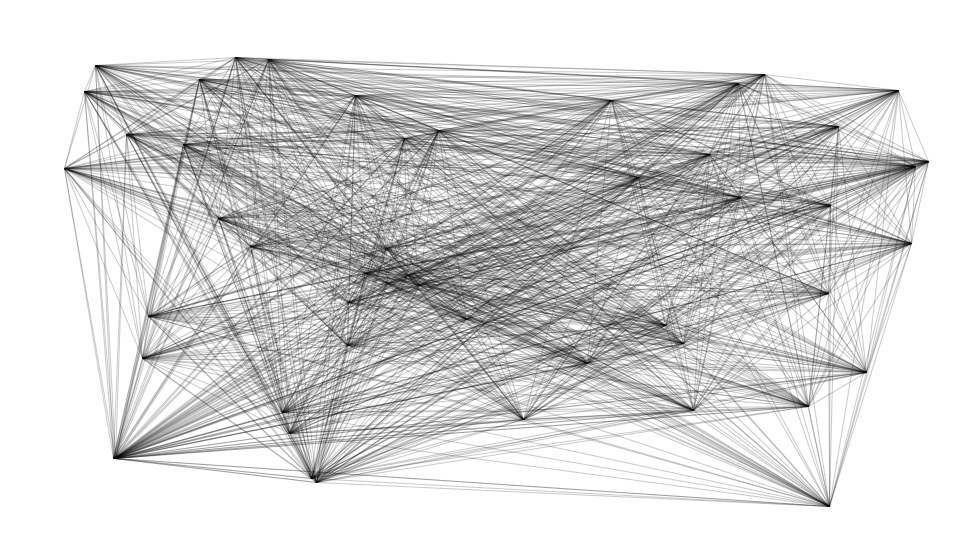
Frame 1 (no input)
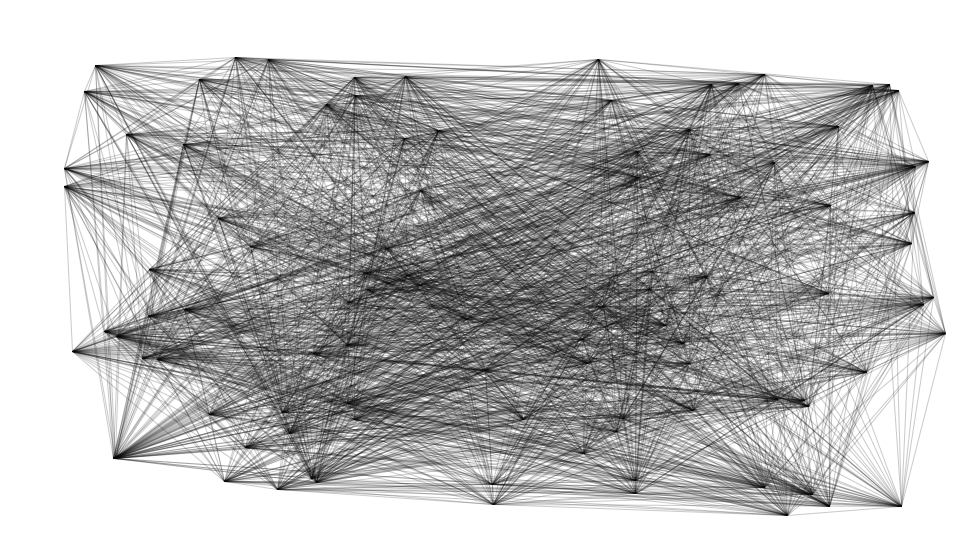
Frame 2 (the mouse pressed at the canvas centre, redrawn once)

The Processing sketch that drew these frames (run headless with seeded random() and noise(); the mouse was pressed at the canvas centre and the sketch redrawn once):

// Processing sketch: sollewitt
// ── sollewitt.pde
int allxpoints[] = new int[50];
int allypoints[] = new int[50];

void setup(){
  size(960,540);
  background(255);
  stroke(5, 55);
  smooth();
}

void draw(){
for(int n =0; n<50; n++){
  allxpoints[n] = int(random(50, width));
  allypoints[n] = int(random(50, height));

  for(int j = 0; j<n; j++){
    line(allxpoints[n], allypoints[n],
    allxpoints[j], allypoints[j]);

  }
}
noLoop();
}
